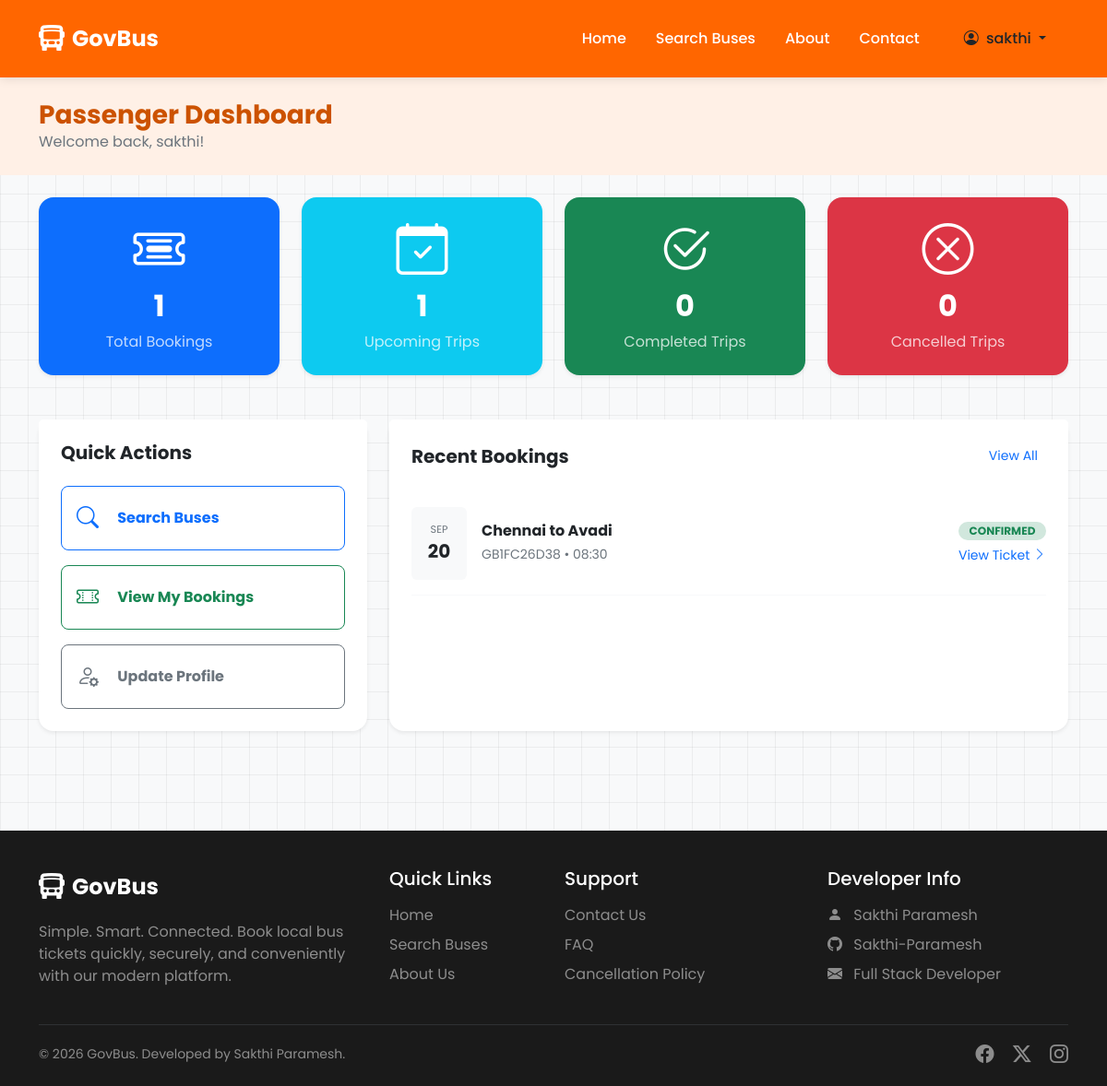
Page /accounts/dashboard/ (signed in) on the committed database.
### bookings/models.py (models this page shows, shortened)
class Booking(models.Model):
    STATUS_CHOICES = (
        ('CONFIRMED', 'Confirmed'),
        ('CANCELLED', 'Cancelled'),
        ('COMPLETED', 'Completed'),
    )
    booking_id = models.CharField(max_length=20, unique=True, blank=True)
    user = models.ForeignKey(User, on_delete=models.CASCADE, related_name='bookings')
    schedule = models.ForeignKey(Schedule, on_delete=models.CASCADE, related_name='bookings')
    seat_number = models.PositiveIntegerField()
    passenger_name = models.CharField(max_length=100)
    passenger_phone = models.CharField(max_length=15)
    booking_date = models.DateTimeField(auto_now_add=True)
    travel_date = models.DateField()
    amount = models.DecimalField(max_digits=8, decimal_places=2)
    status = models.CharField(max_length=20, choices=STATUS_CHOICES, default='CONFIRMED')
    created_at = models.DateTimeField(auto_now_add=True)
    class Meta:
        ordering = ['-booking_date']
        unique_together = ('schedule', 'seat_number', 'status')

### buses/models.py (models this page shows, shortened)
class Schedule(models.Model):
    bus = models.ForeignKey(Bus, on_delete=models.CASCADE, related_name='schedules')
    route = models.ForeignKey(Route, on_delete=models.CASCADE, related_name='schedules')
    travel_date = models.DateField()
    departure_time = models.TimeField()
    arrival_time = models.TimeField()
    available_seats = models.PositiveIntegerField()
    fare = models.DecimalField(max_digits=6, decimal_places=2)
    is_active = models.BooleanField(default=True)
    class Meta:
        ordering = ['travel_date', 'departure_time']
        unique_together = ('bus', 'travel_date', 'departure_time')

class Route(models.Model):
    route_name = models.CharField(max_length=100, unique=True)
    source = models.CharField(max_length=100)
    destination = models.CharField(max_length=100)
    distance = models.DecimalField(max_digits=6, decimal_places=2, help_text="Distance in km")
    estimated_duration = models.DurationField(help_text="Format: HH:MM:SS")
    base_fare = models.DecimalField(max_digits=6, decimal_places=2)
    is_active = models.BooleanField(default=True)

### accounts/views.py (the view)
# urls.py: path('dashboard/', views.dashboard, name='dashboard'),
@login_required
def dashboard(request):
    bookings = request.user.bookings.all()
    context = {
        'total_bookings': bookings.count(),
        'completed_trips': bookings.filter(status='COMPLETED').count(),
        'cancelled_trips': bookings.filter(status='CANCELLED').count(),
        'upcoming_trips': bookings.filter(status='CONFIRMED').count(),
        'recent_bookings': bookings[:5]
    }
    return render(request, 'accounts/dashboard.html', context)

### accounts/templates/accounts/dashboard.html
{% extends 'base.html' %}
{% block content %}
<div class="bg-primary-subtle py-4 mb-4">
    <div class="container">
        <h3 class="fw-bold mb-0">Passenger Dashboard</h3>
        <p class="text-muted mb-0">Welcome back, {{ user.get_full_name|default:user.username }}!</p>
    </div>
</div>
<div class="container mb-5">
    <div class="row g-4 mb-5">
        <div class="col-md-3">
            <div class="card border-0 shadow-sm rounded-4 h-100 bg-primary text-white text-center p-4">
                <i class="bi bi-ticket-detailed display-4 mb-2"></i>
                <h2 class="fw-bold">{{ total_bookings }}</h2>
                <span class="opacity-75">Total Bookings</span>
            </div>
        </div>
        <div class="col-md-3">
            <div class="card border-0 shadow-sm rounded-4 h-100 bg-info text-white text-center p-4">
                <i class="bi bi-calendar-check display-4 mb-2"></i>
                <h2 class="fw-bold">{{ upcoming_trips }}</h2>
                <span class="opacity-75">Upcoming Trips</span>
            </div>
        </div>
        <div class="col-md-3">
            <div class="card border-0 shadow-sm rounded-4 h-100 bg-success text-white text-center p-4">
                <i class="bi bi-check2-circle display-4 mb-2"></i>
                <h2 class="fw-bold">{{ completed_trips }}</h2>
                <span class="opacity-75">Completed Trips</span>
            </div>
        </div>
        <div class="col-md-3">
            <div class="card border-0 shadow-sm rounded-4 h-100 bg-danger text-white text-center p-4">
                <i class="bi bi-x-circle display-4 mb-2"></i>
                <h2 class="fw-bold">{{ cancelled_trips }}</h2>
                <span class="opacity-75">Cancelled Trips</span>
            </div>
        </div>
    </div>
    <div class="row g-4">
        <div class="col-lg-4">
            <div class="card border-0 shadow-sm rounded-4 h-100">
                <div class="card-header bg-white border-bottom-0 pt-4 px-4 pb-0">
                    <h5 class="fw-bold mb-0">Quick Actions</h5>
                </div>
                <div class="card-body p-4">
                    <div class="d-grid gap-3">
                        <a href="{% url 'search' %}" class="btn btn-outline-primary p-3 text-start rounded-3">
                            <i class="bi bi-search fs-4 text-primary me-3 align-middle"></i>
                            <span class="fw-bold align-middle">Search Buses</span>
                        </a>
                        <a href="{% url 'my_bookings' %}" class="btn btn-outline-success p-3 text-start rounded-3">
                            <i class="bi bi-ticket-perforated fs-4 text-success me-3 align-middle"></i>
                            <span class="fw-bold align-middle">View My Bookings</span>
                        </a>
                        <a href="{% url 'profile' %}" class="btn btn-outline-secondary p-3 text-start rounded-3">
                            <i class="bi bi-person-gear fs-4 text-secondary me-3 align-middle"></i>
                            <span class="fw-bold align-middle">Update Profile</span>
                        </a>
                    </div>
                </div>
            </div>
        </div>
        <div class="col-lg-8">
            <div class="card border-0 shadow-sm rounded-4 h-100">
                <div class="card-header bg-white border-bottom-0 d-flex justify-content-between align-items-center pt-4 px-4 pb-0">
                    <h5 class="fw-bold mb-0">Recent Bookings</h5>
                    <a href="{% url 'my_bookings' %}" class="btn btn-sm btn-link text-decoration-none">View All</a>
                </div>
                <div class="card-body p-4">
                    {% if not recent_bookings %}
                        <div class="text-center text-muted py-4">
                            <p>You have no recent bookings.</p>
                        </div>
                    {% else %}
                        <div class="list-group list-group-flush border-0">
                            {% for booking in recent_bookings %}
                                <div class="list-group-item px-0 py-3 border-bottom border-light">
                                    <div class="d-flex justify-content-between align-items-center">
                                        <div class="d-flex align-items-center">
                                            <div class="bg-light rounded p-3 me-3 text-center" style="width: 60px;">
                                                <small class="d-block text-muted text-uppercase" style="font-size: 0.7rem;">{{ booking.travel_date|date:"M" }}</small>
                                                <strong class="d-block fs-5">{{ booking.travel_date|date:"d" }}</strong>
                                            </div>
                                            <div>
                                                <h6 class="fw-bold mb-1">{{ booking.schedule.route.source }} to {{ booking.schedule.route.destination }}</h6>
                                                <small class="text-muted">{{ booking.booking_id }} &bull; {{ booking.schedule.departure_time|time:"H:i" }}</small>
                                            </div>
                                        </div>
                                        <div class="text-end">
                                            {% if booking.status == 'CONFIRMED' %}
                                                <span class="badge bg-success-subtle text-success rounded-pill px-2 py-1 mb-1 d-block">CONFIRMED</span>
                                            {% elif booking.status == 'CANCELLED' %}
                                                <span class="badge bg-danger-subtle text-danger rounded-pill px-2 py-1 mb-1 d-block">CANCELLED</span>
                                            {% else %}
                                                <span class="badge bg-secondary-subtle text-secondary rounded-pill px-2 py-1 mb-1 d-block">{{ booking.status }}</span>
                                            {% endif %}
                                            {% if booking.status != 'CANCELLED' %}
                                                <a href="{% url 'ticket_view' booking.ticket.id %}" class="small text-decoration-none">View Ticket <i class="bi bi-chevron-right"></i></a>
                                            {% endif %}
                                        </div>
                                    </div>
                                </div>
                            {% endfor %}
                        </div>
                    {% endif %}
                </div>
            </div>
        </div>
    </div>
</div>
{% endblock %}

### templates/base.html (shortened to what this page needs)
{% load static %}
<!DOCTYPE html>
<html lang="en">
<head>
    <link href="https://cdn.jsdelivr.net/npm/bootstrap@5.3.0/dist/css/bootstrap.min.css" rel="stylesheet">
    <link rel="stylesheet" href="https://cdn.jsdelivr.net/npm/bootstrap-icons@1.11.1/font/bootstrap-icons.css">
</head>
<body>
    <nav class="navbar navbar-expand-lg navbar-custom sticky-top py-3">
        <div class="container">
            <a class="navbar-brand d-flex align-items-center" href="{% url 'home' %}">
                <i class="bi bi-bus-front-fill fs-3 me-2"></i>
                <span class="fs-4 fw-bold">GovBus</span>
            </a>
            <div class="collapse navbar-collapse" id="navbarNav">
                <ul class="navbar-nav ms-auto align-items-center">
                    <li class="nav-item">
                        <a class="nav-link px-3" href="{% url 'home' %}">Home</a>
                    </li>
                    <li class="nav-item">
                        <a class="nav-link px-3" href="{% url 'search' %}">Search Buses</a>
                    </li>
                    <li class="nav-item">
                        <a class="nav-link px-3" href="{% url 'about' %}">About</a>
                    </li>
                    <li class="nav-item">
                        <a class="nav-link px-3" href="{% url 'contact' %}">Contact</a>
                    </li>
                    {% if user.is_authenticated %}
                        <li class="nav-item dropdown ms-2">
                            <a class="nav-link dropdown-toggle btn btn-light text-dark px-4 rounded-pill" href="#" id="navbarDropdown" role="button" data-bs-toggle="dropdown" aria-expanded="false">
                                <i class="bi bi-person-circle me-1"></i> {{ user.first_name|default:user.username }}
                            </a>
                        </li>
                    {% endif %}
                </ul>
            </div>
        </div>
    </nav>
    <main>
        {% block content %}{% endblock %}
    </main>
    <footer>
        <div class="container">
            <div class="row gy-4">
                <div class="col-lg-4 col-md-6">
                    <div class="d-flex align-items-center mb-3">
                        <i class="bi bi-bus-front-fill fs-3 me-2"></i>
                        <span class="fs-4 fw-bold">GovBus</span>
                    </div>
                    <p class="text-white-50">Simple. Smart. Connected. Book local bus tickets quickly, securely, and conveniently with our modern platform.</p>
                </div>
                <div class="col-lg-2 col-md-6">
                    <h5 class="mb-3">Quick Links</h5>
                    <ul class="list-unstyled">
                        <li class="mb-2"><a href="{% url 'home' %}" class="text-white-50 text-decoration-none">Home</a></li>
                        <li class="mb-2"><a href="{% url 'search' %}" class="text-white-50 text-decoration-none">Search Buses</a></li>
                        <li class="mb-2"><a href="{% url 'about' %}" class="text-white-50 text-decoration-none">About Us</a></li>
                    </ul>
                </div>
                <div class="col-lg-3 col-md-6">
                    <h5 class="mb-3">Support</h5>
                    <ul class="list-unstyled">
                        <li class="mb-2"><a href="{% url 'contact' %}" class="text-white-50 text-decoration-none">Contact Us</a></li>
                        <li class="mb-2"><a href="#" class="text-white-50 text-decoration-none">FAQ</a></li>
                        <li class="mb-2"><a href="#" class="text-white-50 text-decoration-none">Cancellation Policy</a></li>
                    </ul>
                </div>
                <div class="col-lg-3 col-md-6">
                    <h5 class="mb-3">Developer Info</h5>
                    <ul class="list-unstyled text-white-50">
                        <li class="mb-2"><i class="bi bi-person-fill me-2"></i> Sakthi Paramesh</li>
                        <li class="mb-2">
                            <a href="https://github.com/Sakthi-Paramesh" target="_blank" class="text-white-50 text-decoration-none">
                                <i class="bi bi-github me-2"></i> Sakthi-Paramesh
                            </a>
                        </li>
                        <li class="mb-2"><i class="bi bi-envelope-fill me-2"></i> Full Stack Developer</li>
                    </ul>
                </div>
            </div>
            <hr class="mt-4 mb-3 border-secondary">
            <div class="row align-items-center">
                <div class="col-md-6 text-center text-md-start">
                    <p class="mb-0 text-white-50 small">&copy; {% now "Y" %} GovBus. Developed by Sakthi Paramesh.</p>
                </div>
                <div class="col-md-6 text-center text-md-end mt-3 mt-md-0">
                    <a href="#" class="text-white-50 me-3"><i class="bi bi-facebook fs-5"></i></a>
                    <a href="#" class="text-white-50 me-3"><i class="bi bi-twitter-x fs-5"></i></a>
                    <a href="#" class="text-white-50"><i class="bi bi-instagram fs-5"></i></a>
                </div>
            </div>
        </div>
    </footer>
</body>
</html>

### rows in the picture
Booking: travel_date "SEP", travel_date "20", schedule.route.source "Chennai", schedule.route.destination "Avadi", booking_id "GB1FC26D38", schedule.departure_time "08:30", status "CONFIRMED"

### other values in the picture
{{ user.first_name|default:user.username }} "sakthi"
{{ user.get_full_name|default:user.username }} "sakthi"
{{ total_bookings }} "1"
{{ upcoming_trips }} "1"
{{ completed_trips }} "0"
{{ cancelled_trips }} "0"
